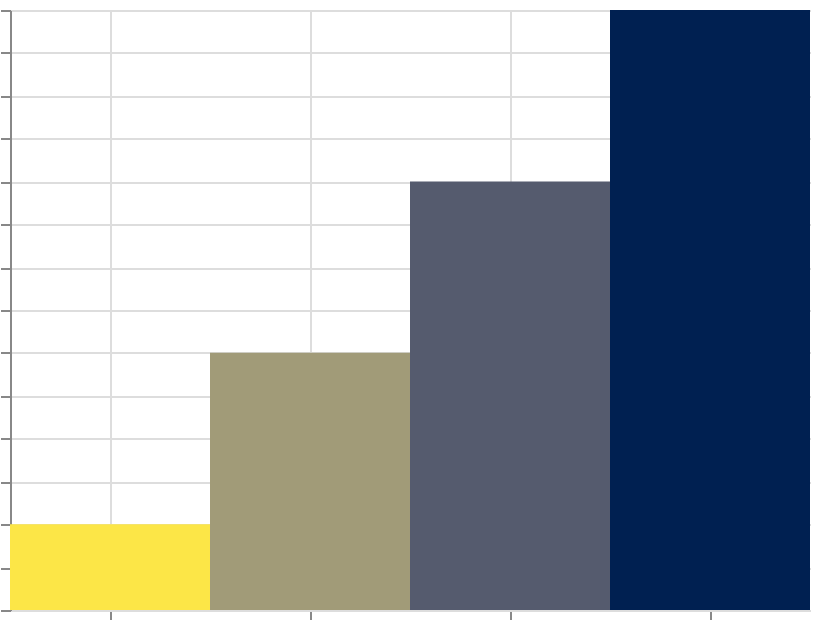

Express this chart as Vega-Lite.
### Vega specification from a JSON file in a GitHub repository (floating-point values rounded to 4 significant figures)
{"$schema": "https://vega.github.io/schema/vega/v6.json", "width": 400, "height": 300, "padding": 5, "autosize": "none", "data": [{"name": "table", "values": [{"cat": "A", "val": 10}, {"cat": "B", "val": 30}, {"cat": "C", "val": 50}, {"cat": "D", "val": 70}]}], "scales": [{"name": "x", "type": "band", "domain": {"data": "table", "field": "cat", "sort": true}, "range": "width"}, {"name": "y", "type": "linear", "domain": {"data": "table", "field": "val"}, "range": [{"signal": "height"}, 0], "zero": true, "nice": true}, {"name": "color", "type": "sequential", "domain": {"data": "table", "field": "val"}, "scheme": "cividis", "reverse": true}], "marks": [{"type": "rect", "from": {"data": "table"}, "encode": {"update": {"x": {"scale": "x", "field": "cat"}, "width": {"scale": "x", "band": 1}, "y": {"scale": "y", "field": "val"}, "y2": {"scale": "y", "value": 0}, "fill": {"scale": "color", "field": "val"}}}}], "axes": [{"scale": "x", "orient": "bottom", "grid": true, "labels": false}, {"scale": "y", "orient": "left", "grid": true, "labels": false}], "legends": [{"fill": "color"}]}
